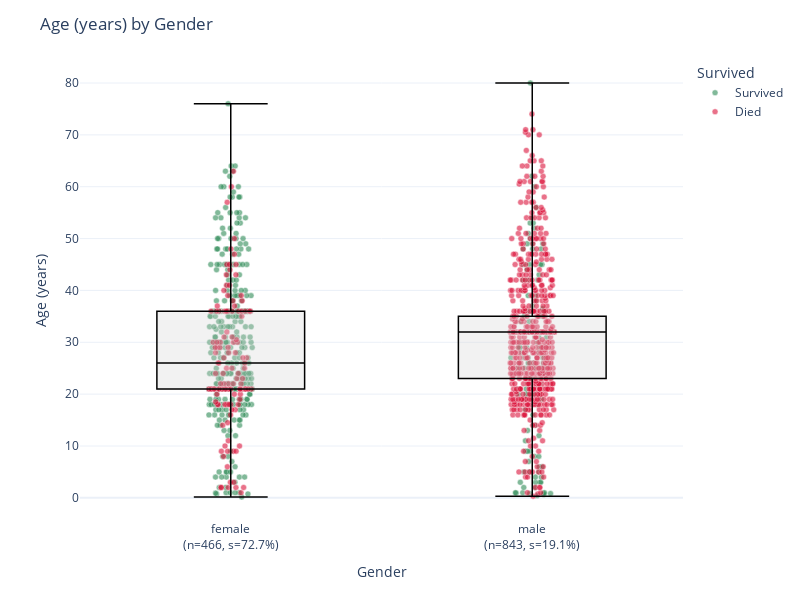

The notebook cell this image was saved under:
### Markdown cell above
### Women and children first?

This analysis certainly shows a general trend that females were given priority.  It's not so convicing for children!

### Code cell
ChartingHelper.create_strip_boxplot(titanic_passengers_cleaned, 'Sex', 'Age')

### Figure 1 — Plotly figure (JSON) as saved in the notebook; plotly's stock layout.template omitted (floating-point values rounded to 4 significant figures; data arrays with more than 128 entries replaced by an {"elided": "..."} marker saying what was removed)
{"data": [{"alignmentgroup": "True", "boxpoints": "all", "customdata": {"elided": "500x3 mixed values"}, "fillcolor": "rgba(255,255,255,0)", "hoveron": "points", "hovertemplate": "<b>%{customdata[0]}</b><br>Sex: %{customdata[1]}<br>Age: %{customdata[2]}<br>Class: %{customdata[3]}<br>Embarked: %{customdata[4]}<br>%{yaxis.title.text}: %{y}<br><extra></extra>", "legendgroup": "Survived", "line": {"color": "rgba(255,255,255,0)"}, "marker": {"color": "#2E8B57", "line": {"color": "white", "width": 0.5}, "opacity": 0.6, "size": 6}, "name": "Survived", "offsetgroup": "Survived", "orientation": "v", "pointpos": 0, "showlegend": true, "type": "box", "x": {"elided": "500 str values"}, "x0": " ", "xaxis": "x", "y": {"elided": "500 float values"}, "y0": " ", "yaxis": "y"}, {"alignmentgroup": "True", "boxpoints": "all", "customdata": {"elided": "809x3 mixed values"}, "fillcolor": "rgba(255,255,255,0)", "hoveron": "points", "hovertemplate": "<b>%{customdata[0]}</b><br>Sex: %{customdata[1]}<br>Age: %{customdata[2]}<br>Class: %{customdata[3]}<br>Embarked: %{customdata[4]}<br>%{yaxis.title.text}: %{y}<br><extra></extra>", "legendgroup": "Died", "line": {"color": "rgba(255,255,255,0)"}, "marker": {"color": "#DC143C", "line": {"color": "white", "width": 0.5}, "opacity": 0.6, "size": 6}, "name": "Died", "offsetgroup": "Died", "orientation": "v", "pointpos": 0, "showlegend": true, "type": "box", "x": {"elided": "809 str values"}, "x0": " ", "xaxis": "x", "y": {"elided": "809 float values"}, "y0": " ", "yaxis": "y"}, {"boxpoints": false, "fillcolor": "rgba(211,211,211,0.3)", "hoverinfo": "skip", "line": {"color": "black", "width": 1.5}, "showlegend": false, "type": "box", "x": {"elided": "466 str values"}, "y": {"elided": "466 float values"}}, {"boxpoints": false, "fillcolor": "rgba(211,211,211,0.3)", "hoverinfo": "skip", "line": {"color": "black", "width": 1.5}, "showlegend": false, "type": "box", "x": {"elided": "843 str values"}, "y": {"elided": "843 float values"}}], "layout": {"boxmode": "overlay", "height": 600, "legend": {"title": {"text": "Survived"}, "tracegroupgap": 0}, "margin": {"t": 60}, "title": {"text": "Age (years) by Gender"}, "width": 800, "xaxis": {"anchor": "y", "domain": [0, 1], "tickmode": "array", "ticktext": ["female<br>(n=466, s=72.7%)", "male<br>(n=843, s=19.1%)"], "tickvals": ["female", "male"], "title": {"text": "Gender"}}, "yaxis": {"anchor": "x", "domain": [0, 1], "title": {"text": "Age (years)"}}}}
